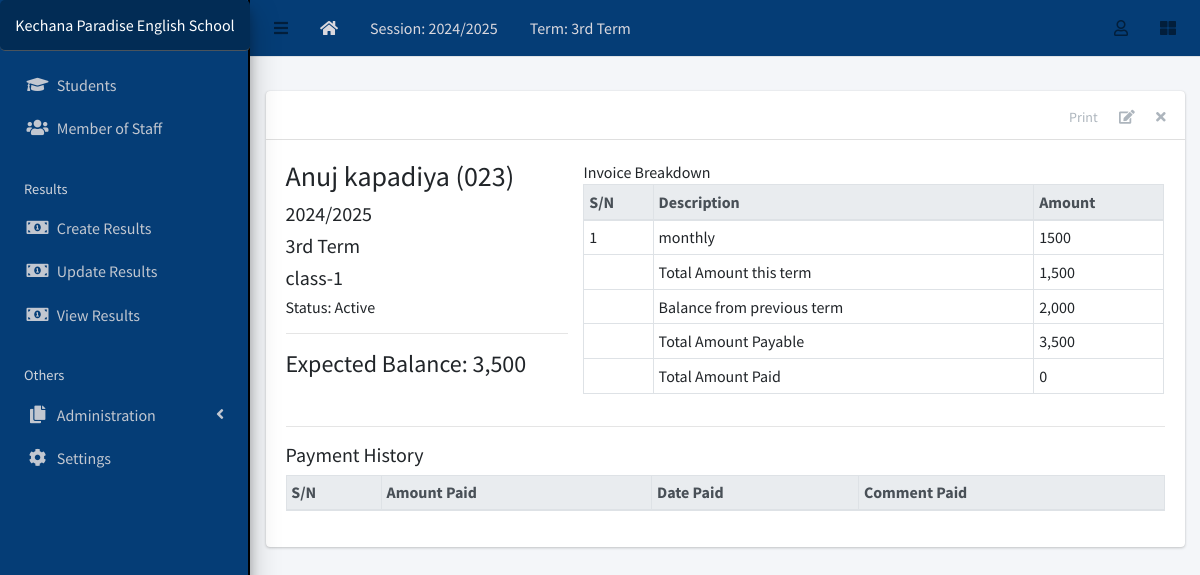
/finance/3/detail/ (signed in), run on the app's committed database.
### apps/corecode/models.py (models this page shows, shortened)
class AcademicSession(models.Model):
    name = models.CharField(max_length=200, unique=True)
    current = models.BooleanField(default=True)
    class Meta:
        ordering = ["-name"]
    def __str__(self):
        return self.name

class AcademicTerm(models.Model):
    name = models.CharField(max_length=20, unique=True)
    current = models.BooleanField(default=True)
    class Meta:
        ordering = ["name"]
    def __str__(self):
        return self.name

class SiteConfig(models.Model):
    key = models.SlugField()
    value = models.CharField(max_length=200)

class StudentClass(models.Model):
    name = models.CharField(max_length=200, unique=True)
    class Meta:
        verbose_name = "Class"
        verbose_name_plural = "Classes"
        ordering = ["name"]
    def __str__(self):
        return self.name

### apps/finance/models.py (models this page shows, shortened)
class Invoice(models.Model):
    student = models.ForeignKey(Student, on_delete=models.CASCADE)
    session = models.ForeignKey(AcademicSession, on_delete=models.CASCADE)
    term = models.ForeignKey(AcademicTerm, on_delete=models.CASCADE)
    class_for = models.ForeignKey(StudentClass, on_delete=models.CASCADE)
    balance_from_previous_term = models.IntegerField(default=0)
    status = models.CharField(
        max_length=20,
        choices=[("active", "Active"), ("closed", "Closed")],
        default="active",
    )
    class Meta:
        ordering = ["student", "term"]
    def __str__(self):
        return f"{self.student}"
    def balance(self):
        payable = self.total_amount_payable()
        paid = self.total_amount_paid()
        return payable - paid
    def amount_payable(self):
        items = InvoiceItem.objects.filter(invoice=self)
        total = 0
        for item in items:
            total += item.amount
        return total
    def total_amount_payable(self):
        return self.balance_from_previous_term + self.amount_payable()
    def total_amount_paid(self):
        receipts = Receipt.objects.filter(invoice=self)
        amount = 0
        for receipt in receipts:
            amount += receipt.amount_paid
        return amount

class InvoiceItem(models.Model):
    invoice = models.ForeignKey(Invoice, on_delete=models.CASCADE)
    description = models.CharField(max_length=200)
    amount = models.IntegerField()

### apps/students/models.py (models this page shows, shortened)
class Student(models.Model):
    STATUS_CHOICES = [("active", "Active"), ("inactive", "Inactive")]
    GENDER_CHOICES = [("male", "Male"), ("female", "Female")]
    current_status = models.CharField(
        max_length=10, choices=STATUS_CHOICES, default="active"
    )
    registration_number = models.CharField(max_length=200, unique=True, blank=True)
    firstname = models.CharField(max_length=200)
    other_name = models.CharField(max_length=200, blank=True)
    surname = models.CharField(max_length=200)
    roll_no = models.IntegerField(blank=True, null=True, default=0)
    attendance = models.IntegerField(blank=True, null=True, default=0)
    gender = models.CharField(max_length=10, choices=GENDER_CHOICES, default="male")
    date_of_birth = models.DateField(default=timezone.now)
    current_class = models.ForeignKey(StudentClass,on_delete=models.SET_NULL,related_name='students',null=True, blank=True
    )
    date_of_admission = models.DateField(default=timezone.now)
    mobile_num_regex = RegexValidator(
        regex="^[0-9]{10,15}$", message="Entered mobile number isn't in a right format!"
    )
    parent_mobile_number = models.CharField(
        validators=[mobile_num_regex], max_length=13, blank=True
    )
    address = models.TextField(blank=True)
    others = models.TextField(blank=True)
    passport = models.ImageField(blank=True, upload_to="students/passports/")
    class Meta:
        ordering = ["firstname", "other_name", "surname"]
    def __str__(self):
        return f"{self.firstname} {self.other_name} {self.surname}  ({self.registration_number})"

### apps/finance/views.py (the view)
# urls.py: path("<int:pk>/detail/", InvoiceDetailView.as_view(), name="invoice-detail"),
class InvoiceDetailView(LoginRequiredMixin, DetailView):
    model = Invoice
    fields = "__all__"
    def get_context_data(self, **kwargs):
        context = super(InvoiceDetailView, self).get_context_data(**kwargs)
        context["receipts"] = Receipt.objects.filter(invoice=self.object)
        context["items"] = InvoiceItem.objects.filter(invoice=self.object)
        return context

### apps/corecode/context_processors.py (called while the page is built)
def site_defaults(request):
    current_session = AcademicSession.objects.get(current=True)
    current_term = AcademicTerm.objects.get(current=True)
    vals = SiteConfig.objects.all()
    contexts = {
        "current_session": current_session.name,
        "current_term": current_term.name,
    }
    for val in vals:
        contexts[val.key] = val.value
    return contexts

### apps/finance/templates/finance/invoice_detail.html (shortened to what this page needs)
{% extends 'base.html' %}
{% load humanize %}
{% block content-header %}
<div class="card-header">
  <div class="card-tools">
    <a href="#" class="btn btn-tool">Print</a>
    <a href="{% url 'invoice-update' object.id %}" class="btn btn-tool">
      <i class="fas fa-edit"></i>
    </a>
    <a href="{% url 'invoice-delete' object.id %}" class="btn btn-tool">
      <i class="fas fa-times"></i>
    </a>
  </div>
</div>
{% endblock content-header %}
{% block content %}
<div class="row">
  <div class="col-sm-4">
    <h3>{{ object }} </h3>
    <h5>{{ object.session }} </h5>
    <h5>{{ object.term }} </h5>
    <h5>{{ object.class_for }} </h5>
    <h6>Status: {{ object.get_status_display }} </h6>
    <hr>
    <div>
      <h4>Expected Balance: {{ object.balance | intcomma }}</h4>
    </div>
  </div>
  <div class="col-sm-8">
    <table class="table table-sm table-bordered">
      <thead class="thead-light">
        <tr>
          <th>S/N</th>
          <th>Description</th>
          <th>Amount</th>
        </tr>
      </thead>
      <tbody>
        {% for item in items %}
        <tr>
          <td>{{ forloop.counter }} </td>
          <td>{{ item.description }} </td>
          <td>{{ item.amount }} </td>
        </tr>
        {% endfor %}
      </tbody>
      <tfoot>
        <tr>
          <td></td>
          <td>Total Amount this term</td>
          <td>{{ object.amount_payable | intcomma}}</td>
        </tr>
        <tr>
          <td></td>
          <td>Balance from previous term</td>
          <td>{{ object.balance_from_previous_term | intcomma }}</td>
        </tr>
        <tr>
          <td></td>
          <td>Total Amount Payable</td>
          <td>{{ object.total_amount_payable | intcomma}}</td>
        </tr>
        <tr>
          <td></td>
          <td>Total Amount Paid</td>
          <td>{{ object.total_amount_paid | intcomma}}</td>
        </tr>
      </tfoot>
    </table>
  </div>
</div>
<hr>
<h5>Payment History</h5>
<table class="table table-bordered table-sm">
  <thead class="thead-light">
    <tr>
      <th>S/N</th>
      <th>Amount Paid</th>
      <th>Date Paid</th>
      <th>Comment Paid</th>
    </tr>
  </thead>
</table>
{% endblock content %}

### templates/base.html (shortened to what this page needs)
{% load static %}
<!DOCTYPE html>
<html lang="en">
<head>
  <link rel="stylesheet" href="{% static 'plugins/fontawesome-free/css/all.min.css' %}">
  <link rel="stylesheet" href="{% static 'plugins/toastr/toastr.min.css' %}">
  <link rel="stylesheet"
    href="{% static 'plugins/overlayScrollbars/css/OverlayScrollbars.min.css' %}">
  <link rel="stylesheet" href="{% static 'plugins/Datatables/datatables.min.css' %}" />
  <link rel="stylesheet" href="{% static 'dist/css/adminlte.min.css' %}">
<link rel="stylesheet" href="https://cdn.datatables.net/buttons/2.2.3/css/buttons.dataTables.min.css" />
</head>
<body
  class="hold-transition sidebar-mini layout-fixed layout-navbar-fixed layout-footer-fixed">
  <div class="wrapper">
    <nav class="main-header navbar navbar-expand navbar-white navbar-light">
      <ul class="navbar-nav">
        <li class="nav-item">
          <a class="nav-link" data-widget="pushmenu" href="#" role="button"><i
              class="fas fa-bars"></i></a>
        </li>
        <li class="nav-item d-none d-sm-inline-block">
          <a href="{% url 'home' %} " class="nav-link" style="color: rgb(218, 216, 222);"><i class="fa fa-home"></i></a>
        </li>
        <li class="nav-item d-none d-sm-inline-block">
          <a href="{% url 'current-session' %}" class="nav-link" style="color: rgb(218, 216, 222);">Session: {{ current_session }}</a>
        </li>
        <li class="nav-item d-none d-sm-inline-block">
          <a href="{% url 'current-session' %}" class="nav-link" style="color: rgb(218, 216, 222);">Term: {{ current_term }}</a>
        </li>
      </ul>
      <ul class="navbar-nav ml-auto" style="color: rgb(218, 216, 222);">
        <li class="nav-item dropdown">
          <a class="nav-link" data-toggle="dropdown" href="#">
            <i class="far fa-user"></i>
          </a>
        </li>
        <li class="nav-item">
          <a class="nav-link" data-widget="control-sidebar" data-slide="true"
            href="#" role="button"><i class="fas fa-th-large"></i></a>
        </li>
      </ul>
    </nav>
    <aside class="main-sidebar sidebar-dark-primary elevation-4" >
      <a href="{% url 'home' %}" class="brand-link" style="background-color:rgb(2, 44, 85); color: white; padding: 13px; text-align: center; border-radius: 5px; font-size: 16px;">
        {{ school_name | default:"MySchool" }}
      </a>
      <div class="sidebar">
        <nav class="mt-2">
          <ul class="nav nav-pills nav-sidebar flex-column"
            data-widget="treeview" role="menu" data-accordion="false">
            <li class="nav-item">
              <a href="{% url 'student-list' %}" class="nav-link">
                <i class="nav-icon fas fa-graduation-cap"></i>
                <p>
                  Students
                </p>
              </a>
            </li>
            <li class="nav-item">
              <a href="{% url 'staff-list' %}" class="nav-link">
                <i class="nav-icon fas fa-users"></i>
                <p>
                  Member of Staff
                </p>
              </a>
            </li>
            <li class="nav-header">Results</li>
            <li class="nav-item">
              <a href="{% url 'create-result' %}" class="nav-link">
                <i class="nav-icon fas fa-money-bill-alt"></i>
                <p>
                  Create Results
                </p>
              </a>
            </li>
            <li class="nav-item">
              <a href="{% url 'edit-results' %}" class="nav-link">
                <i class="nav-icon fas fa-money-bill-alt"></i>
                <p>
                  Update Results
                </p>
              </a>
            </li>
            <li class="nav-item">
              <a href="{% url 'view-results' %}" class="nav-link">
                <i class="nav-icon fas fa-money-bill-alt"></i>
                <p>
                  View Results
                </p>
              </a>
            </li>
            <li class="nav-header">Others</li>
            <li class="nav-item has-treeview">
              <a href="#" class="nav-link">
                <i class="nav-icon fas fa-copy"></i>
                <p>
                  Administration
                  <i class="fas fa-angle-left right"></i>
                </p>
              </a>
            </li>
            <li class="nav-item">
              <a href="{% url 'configs' %}" class="nav-link">
                <i class="nav-icon fas fa-cog"></i>
                <p>
                  Settings
                </p>
              </a>
            </li>
          </ul>
        </nav>
      </div>
    </aside>
    <div class="content-wrapper">
      <section class="content-header">
      </section>
      <section class="content">
        <div class="container-fluid">
          <div class="row">
            <div class="col-md-12">
              {% block fullcard %}
              <div class="card">
                {% block content-header %}{% endblock content-header %}
                <div class="card-body">
                  <div class="row">
                    <div class="col">
                      {% block content %}
                      {% endblock content %}
                    </div>
                  </div>
                </div>
              </div>
              {% endblock fullcard %}
            </div>
          </div>
        </div>
      </section>
    </div>
  </div>
</body>
</html>

### templates/base.html (style rules this page uses)
.main-sidebar { background-color:rgb(5, 61, 118); border-right: 2px solid black; }
.main-header { background-color:rgb(5, 61, 118); color: rgb(218, 216, 222); }

### data on the page
AcademicSession: name "2024/2025"
AcademicTerm: name "3rd Term"
SiteConfig: value "Kechana Paradise English School"
Invoice: student.registration_number "Anuj kapadiya (023)", session "2024/2025", term "3rd Term", class_for "class-1", status "Active", balance "3,500", amount_payable "1,500", balance_from_previous_term "2,000", total_amount_payable "3,500", total_amount_paid "0"
InvoiceItem: description "monthly", amount "1500"
